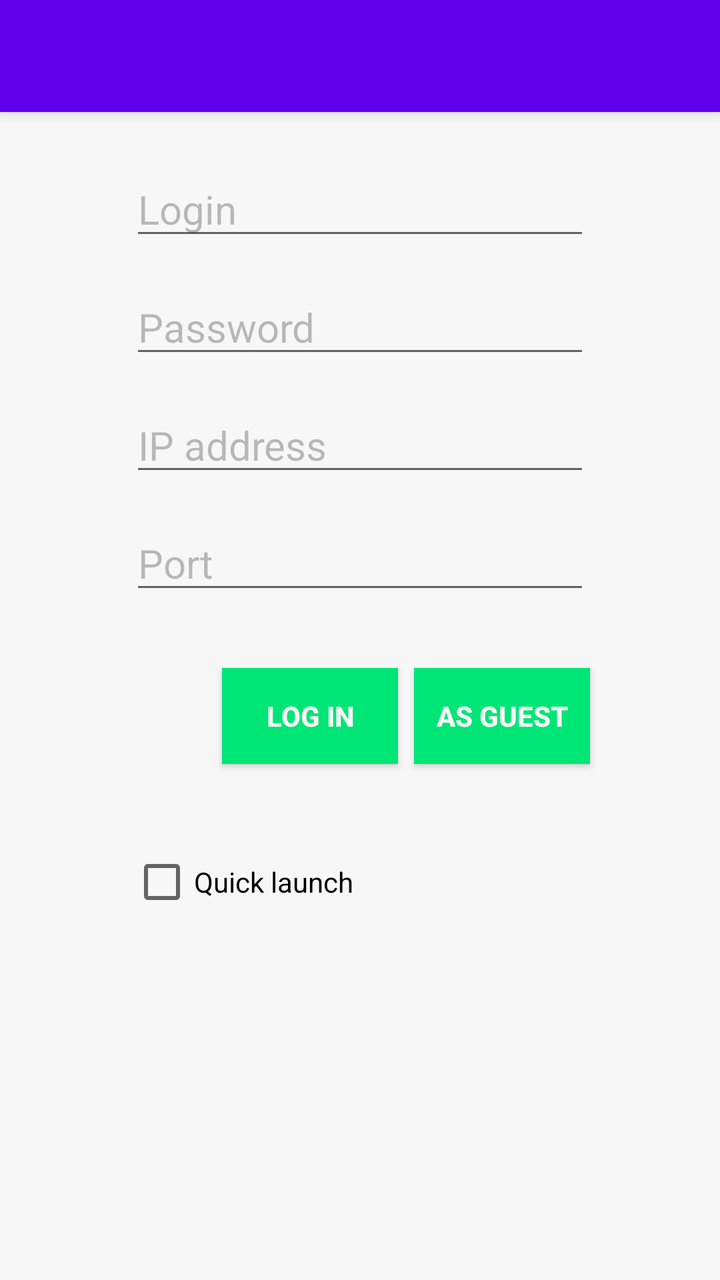
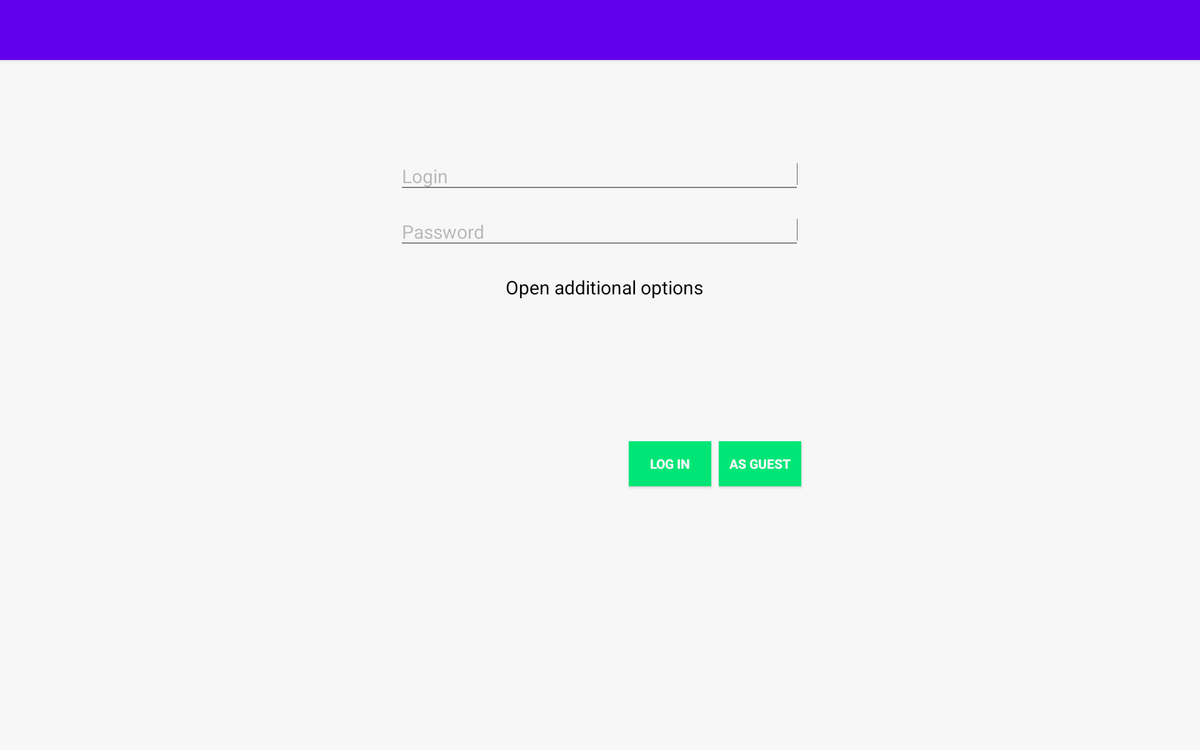

One screen, two layout resources from the same app: the default and the author's alternative for another configuration. Each is rendered where Android would select it; the XML of both is given below.
<!-- AndroidManifest.xml: application theme AppTheme -->
<!-- res/layout/kp_interface.xml -->
<RelativeLayout xmlns:android="http://schemas.android.com/apk/res/android"
				xmlns:tools="http://schemas.android.com/tools"
				android:layout_width="fill_parent"
				android:layout_height="fill_parent"
				android:background="@color/white"
				android:orientation="vertical"
				tools:context=".KP"
				tools:ignore="HardcodedText,RtlHardcoded" >

	<android.support.v7.widget.Toolbar
		android:id="@+id/toolbar"
		android:layout_width="match_parent"
		android:layout_height="wrap_content"
		android:background="?attr/colorPrimary"
		android:elevation="4dp"
		android:minHeight="?attr/actionBarSize"
		android:transitionName="actionBar"
		/>


	<EditText
		android:id="@+id/editName"
		android:layout_width="230sp"
		android:layout_centerHorizontal="true"
		android:layout_height="wrap_content"
		android:layout_marginLeft="15dp"
		android:layout_marginRight="15dp"
		android:layout_marginTop="25sp"
		android:layout_below="@+id/toolbar"
		android:hint="@string/participantLogin"
		android:ems="10"
		android:inputType="textPersonName"
		android:textColor="@color/primary_text_default_material_light"
		android:textColorHint="@color/material_drawer_hint_text"
		android:typeface="normal"
		android:textSize="20sp" />
	


	
	<EditText
		android:id="@+id/editPassword"
		android:layout_width="230sp"
		android:layout_centerHorizontal="true"
		android:layout_height="wrap_content"
		android:layout_marginLeft="15dp"
		android:layout_marginRight="15dp"
		android:layout_marginTop="15sp"
		android:layout_below="@+id/editName"
		android:hint="@string/participantPassword"
		android:ems="10"
		android:inputType="textPassword"
		android:textColor="@color/primary_text_default_material_light"
		android:textColorHint="@color/material_drawer_hint_text"
		android:textSize="20sp" />
	

	

	
	<EditText
		android:id="@+id/editIP"
		android:layout_width="230sp"
		android:layout_height="wrap_content"
		android:hint="@string/ssIP"
		android:ems="10"
		android:inputType="phone"
		android:textColor="@color/primary_text_default_material_light"
		android:textColorHint="@color/material_drawer_hint_text"
		android:textSize="20sp"
		android:enabled="true"
		android:layout_below="@+id/editPassword"
		android:layout_alignLeft="@+id/editPassword"
		android:layout_alignStart="@+id/editPassword"
		android:layout_marginTop="15sp"/>
	

	
	<EditText
		android:id="@+id/editPort"
		android:layout_width="230sp"
		android:layout_centerHorizontal="true"
		android:layout_height="wrap_content"
		android:layout_marginLeft="15dp"
		android:layout_marginRight="15dp"
		android:layout_marginTop="15sp"
		android:layout_below="@+id/editIP"
		android:hint="@string/ssPort"
		android:ems="10"
		android:inputType="phone"
		android:textColor="@color/primary_text_default_material_light"
		android:textColorHint="@color/material_drawer_hint_text"
		android:textSize="20sp"
		android:enabled="true" />
	

	<Button
		android:id="@+id/guestBtn"
		android:layout_width="88dp"
		android:layout_height="48dp"
		android:layout_alignWithParentIfMissing="false"
		android:background="@drawable/btn_selector"
		android:text="@string/guestBtn"
		android:textColor="@color/white"
		android:textSize="14sp"
		android:textStyle="bold"
		android:layout_alignTop="@+id/connectBtn"
		android:layout_alignRight="@+id/editPort"
		android:layout_alignEnd="@+id/editPort" />

	<Button
		android:id="@+id/connectBtn"
		android:layout_width="88dp"
		android:layout_height="48dp"
		android:background="@drawable/btn_selector"
		android:text="@string/connectBtn"
		android:textColor="@color/white"
		android:textSize="14sp"
		android:textStyle="bold"
		android:elegantTextHeight="false"
		android:layout_below="@+id/editPort"
		android:layout_toLeftOf="@+id/guestBtn"
		android:layout_marginRight="8sp"
		android:layout_toStartOf="@+id/guestBtn"
		android:layout_marginTop="32sp"/>

	<CheckBox
		android:layout_width="wrap_content"
		android:layout_height="wrap_content"
		android:text="@string/quickBtn"
		android:id="@+id/quickBox"
		android:layout_below="@+id/connectBtn"
		android:layout_alignLeft="@+id/editPort"
		android:layout_alignStart="@+id/editPort"
		android:layout_marginTop="35dp" />

	

</RelativeLayout>
<!-- resources referenced by this layout -->
<resources>
  <color name="material_drawer_hint_text">#42000000</color>
  <color name="white" type="color">#F7F7F7</color>
  <!-- drawable btn_selector (drawable) -->
  <?xml version="1.0" encoding="utf-8"?>
  <selector xmlns:android="http://schemas.android.com/apk/res/android">
  
      
      <item android:drawable="@drawable/button_pressed" android:state_pressed="true"></item>
      <item android:drawable="@drawable/button"></item>
  
  </selector>
  <string name="connectBtn">Log in</string>
  <string name="guestBtn">As guest</string>
  <string name="participantLogin">Login</string>
  <string name="participantPassword">Password</string>
  <string name="quickBtn">Quick launch</string>
  <string name="ssIP">IP address</string>
  <string name="ssPort">Port</string>
  <!-- drawable button_pressed (drawable-mdpi) -->
  <?xml version="1.0" encoding="utf-8"?>
  <shape 
      xmlns:android="http://schemas.android.com/apk/res/android"
      android:shape="rectangle">
  
     <solid 
         android:color="@color/material_drawer_accent_700"/>
  
     <corners
         android:topLeftRadius="0sp"/>
     
     <size
         android:width="155sp"/>
  
     
  </shape>
  <!-- drawable button (drawable-mdpi) -->
  <?xml version="1.0" encoding="utf-8"?>
  <shape 
      xmlns:android="http://schemas.android.com/apk/res/android"
      android:shape="rectangle">
  
     <solid 
         android:color="@color/material_drawer_accent"/>
  
     <corners
         android:topLeftRadius="0sp"/>
     
     <size
         android:width="155sp"/>
     
  </shape>
  <color name="material_drawer_accent_700">#00C853</color>
  <color name="material_drawer_accent">#00E676</color>
</resources>
<!-- res/layout-xlarge-land/kp_interface.xml (the author's variant of the layout above) -->
<!-- drawn on a large tablet held sideways -->
<RelativeLayout xmlns:android="http://schemas.android.com/apk/res/android"
    xmlns:tools="http://schemas.android.com/tools"
    android:layout_width="fill_parent"
    android:layout_height="fill_parent"
    android:background="@color/white"
    android:orientation="vertical"
    tools:context=".KP"
    tools:ignore="HardcodedText,RtlHardcoded" >

    <android.support.v7.widget.Toolbar
        android:id="@+id/toolbar"
        android:layout_width="match_parent"
        android:layout_height="wrap_content"
        android:background="?attr/colorPrimary"
        android:elevation="4dp"
        android:minHeight="?attr/actionBarSize"
        android:transitionName="actionBar"

        />

    


    


    <EditText
        android:id="@+id/editName"
        android:layout_width="430sp"
        android:layout_centerHorizontal="true"
        android:layout_height="wrap_content"
        android:layout_marginLeft="15dp"
        android:layout_marginRight="15dp"
        android:layout_marginTop="100sp"
        android:layout_below="@+id/toolbar"
        android:hint="@string/participantLogin"
        android:ems="10"
        android:inputType="textPersonName"
        android:textColor="@color/primary_text_default_material_light"
        android:textColorHint="@color/material_drawer_hint_text"
        android:textSize="20sp" />
    


    
    <EditText
        android:id="@+id/editPassword"
        android:layout_width="430sp"
        android:layout_centerHorizontal="true"
        android:layout_height="wrap_content"
        android:layout_marginLeft="15dp"
        android:layout_marginRight="15dp"
        android:layout_marginTop="15sp"
        android:layout_below="@+id/editName"
        android:hint="@string/participantPassword"
        android:ems="10"
        android:inputType="textPassword"
        android:textColor="@color/primary_text_default_material_light"
        android:textColorHint="@color/material_drawer_hint_text"
        android:textSize="20sp" />
    

    
    <RelativeLayout
        android:id="@+id/advModeParent"
        android:layout_width="wrap_content"
        android:layout_height="wrap_content"
        android:layout_below="@+id/editPassword"
        android:layout_marginTop="25dp"
        android:layout_marginLeft="15dp"
        android:layout_marginRight="15dp"
        android:layout_centerHorizontal="true">
        <ImageView
            android:id="@+id/advModeImg"
            android:layout_width="wrap_content"
            android:layout_height="wrap_content"
            android:layout_marginRight="10dp"
            android:layout_marginEnd="10dp"
            android:layout_centerVertical="true"
            android:contentDescription="@string/advancedMode"
            android:src="@drawable/ic_add" />

        <TextView
            android:id="@+id/advModeText"
            android:layout_width="wrap_content"
            android:layout_height="wrap_content"
            android:layout_centerVertical="true"
            android:layout_toEndOf="@+id/advModeImg"
            android:layout_toRightOf="@+id/advModeImg"
            android:text="@string/advancedModeOn"
            android:textColor="@color/black"
            android:textSize="20sp" />

    </RelativeLayout>
    

    
    <EditText
        android:id="@+id/editIP"
        android:layout_width="430sp"
        android:layout_centerHorizontal="true"
        android:layout_height="wrap_content"
        android:layout_marginLeft="15dp"
        android:layout_marginRight="15dp"
        android:layout_marginTop="15sp"
        android:layout_below="@+id/advModeParent"
        android:hint="@string/ssIP"
        android:ems="10"
        android:inputType="textPersonName"
        android:visibility="invisible"
        android:textColor="@color/primary_text_default_material_light"
        android:textColorHint="@color/material_drawer_hint_text"
        android:textIsSelectable="true"
        android:textSize="20sp" />
    

    


    <EditText
        android:id="@+id/editPort"
        android:layout_width="430sp"
        android:layout_centerHorizontal="true"
        android:layout_height="wrap_content"
        android:layout_marginLeft="15dp"
        android:layout_marginRight="15dp"
        android:layout_marginTop="15sp"
        android:layout_below="@+id/editIP"
        android:hint="@string/ssPort"
        android:ems="10"
        android:inputType="textPersonName"
        android:visibility="invisible"
        android:textColor="@color/primary_text_default_material_light"
        android:textColorHint="@color/material_drawer_hint_text"
        android:textSize="20sp" />
    

    <Button
        android:id="@+id/guestBtn"
        android:layout_width="88dp"
        android:layout_height="48dp"
        android:layout_alignWithParentIfMissing="false"
        android:background="@drawable/btn_selector"
        android:text="@string/guestBtn"
        android:textColor="@color/white"
        android:textSize="14sp"
        android:textStyle="bold"
        android:layout_alignTop="@+id/connectBtn"
        android:layout_alignRight="@+id/editPort"
        android:layout_alignEnd="@+id/editPort" />

    <Button
        android:id="@+id/connectBtn"
        android:layout_width="88dp"
        android:layout_height="48dp"
        android:background="@drawable/btn_selector"
        android:text="@string/connectBtn"
        android:textColor="@color/white"
        android:textSize="14sp"
        android:textStyle="bold"
        android:layout_marginTop="32dp"
        android:layout_below="@+id/editPort"
        android:layout_toLeftOf="@+id/guestBtn"
        android:layout_toStartOf="@+id/guestBtn"
        android:layout_marginRight="8dp"/>

</RelativeLayout>
<!-- resources referenced by the variant -->
<!-- as a large tablet held sideways resolves them -->
<resources>
  <color name="black" type="color">#000000</color>
  <color name="material_drawer_hint_text">#42000000</color>
  <color name="white" type="color">#F7F7F7</color>
  <!-- drawable btn_selector (drawable) -->
  <?xml version="1.0" encoding="utf-8"?>
  <selector xmlns:android="http://schemas.android.com/apk/res/android">
  
      
      <item android:drawable="@drawable/button_pressed" android:state_pressed="true"></item>
      <item android:drawable="@drawable/button"></item>
  
  </selector>
  <string name="advancedMode">Advanced mode</string>
  <string name="advancedModeOn">Open additional options</string>
  <string name="connectBtn">Log in</string>
  <string name="guestBtn">As guest</string>
  <string name="participantLogin">Login</string>
  <string name="participantPassword">Password</string>
  <string name="ssIP">IP address</string>
  <string name="ssPort">Port</string>
  <!-- drawable button_pressed (drawable-mdpi) -->
  <?xml version="1.0" encoding="utf-8"?>
  <shape 
      xmlns:android="http://schemas.android.com/apk/res/android"
      android:shape="rectangle">
  
     <solid 
         android:color="@color/material_drawer_accent_700"/>
  
     <corners
         android:topLeftRadius="0sp"/>
     
     <size
         android:width="155sp"/>
  
     
  </shape>
  <!-- drawable button (drawable-mdpi) -->
  <?xml version="1.0" encoding="utf-8"?>
  <shape 
      xmlns:android="http://schemas.android.com/apk/res/android"
      android:shape="rectangle">
  
     <solid 
         android:color="@color/material_drawer_accent"/>
  
     <corners
         android:topLeftRadius="0sp"/>
     
     <size
         android:width="155sp"/>
     
  </shape>
  <color name="material_drawer_accent_700">#00C853</color>
  <color name="material_drawer_accent">#00E676</color>
</resources>
